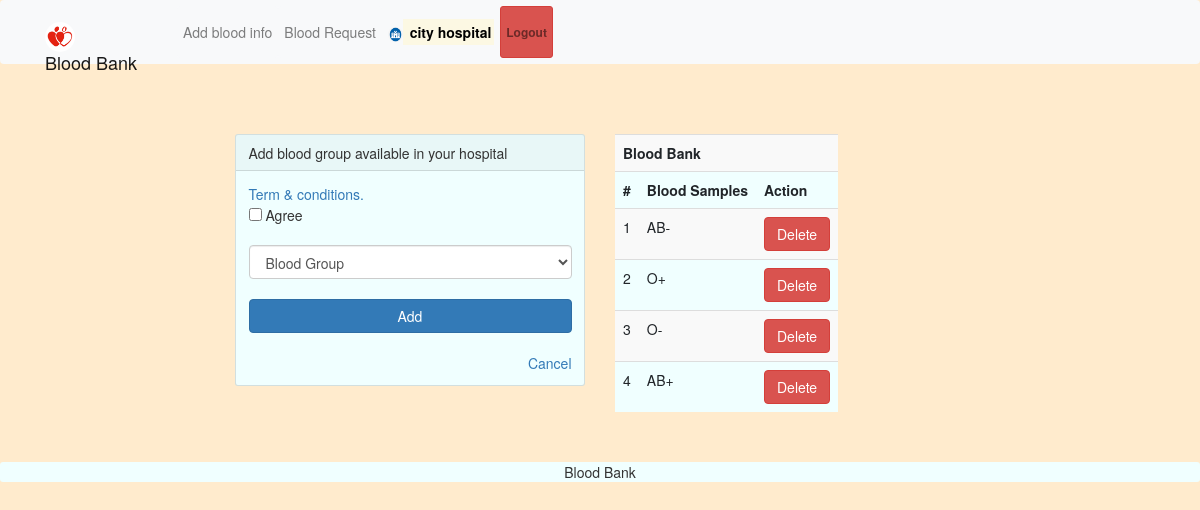
Screenshot of /bloodinfo.php (signed in) with the database file from the repository.
### tables this page shows
CREATE TABLE `bloodinfo` (
  `bid` int(11) NOT NULL,
  `hid` int(11) NOT NULL,
  `bg` varchar(10) NOT NULL
);

### message.php (called while the page is built, shortened)
<?php $counter=0; if(isset($_GET['msg'])) { ?>
	<div class="col-5 alert alert alert-success alert-dismissible fade show card" id="message">
		<button type="button" class="close" data-dismiss="alert" title="close">&times;</button><?php echo $_GET['msg'];?>
	</div>
<?php }?>

### bloodinfo.php (the view, shortened to what this page needs)
<?php
  require 'file/connection.php';
  if(!isset($_SESSION['hid']))
  {
  header('location:login.php');
  }
  else {
?>
<!DOCTYPE html>
<html>
<?php require 'head.php'; ?>
<body>
  <?php require 'header.php'; ?>
    <div class="container cont">
      <?php require 'message.php'; ?>
      <div class="row justify-content-center">
         <div class="col-lg-4 col-md-5 col-sm-6 col-xs-7 mb-5">
          <div class="card">
            <div class="card-header title">Add blood group available in your hospital</div>
        <div class="card-body">
        <form action="file/infoAdd.php" method="post">
          <a data-toggle="collapse" href="#collapseExample" role="button" aria-expanded="false" aria-controls="collapseExample" title="click to see">Term & conditions. </a><br>
          <input type="checkbox" name="condition" value="agree" required> Agree<br><br>
          <select class="form-control" name="bg" required="">
                <option disabled selected>Blood Group</option>
          </select><br>
          <input type="submit" name="add" value="Add" class="btn btn-primary btn-block"><br>
          <a href="index.php" class="float-right" title="click here">Cancel</a>
        </form>
         </div>
       </div>
     </div>
<?php   if(isset($_SESSION['hid'])){
    $hid=$_SESSION['hid'];
    $sql = "select * from bloodinfo where hid='$hid'";
    $result = mysqli_query($conn, $sql);
  }
  ?>
    <div class="col-lg-4 col-md-5 col-sm-6 col-xs-7 mb-5">
          <table class="table table-striped table-responsive">
            <th colspan="4" class="title">Blood Bank</th>
            <tr>
              <th>#</th>
              <th>Blood Samples</th>
              <th>Action</th>
            </tr>
            <?php while($row = mysqli_fetch_array($result)) { ?>
            <tr>
              <td><?php echo ++$counter; ?></td>
              <td><?php echo $row['bg'];?></td>
              <td><a href="file/delete.php?bid=<?php echo $row['bid'];?>" class="btn btn-danger">Delete</a></td>
            </tr>
            <?php } ?>
          </table>
      </div>
   </div>
</div>
<?php require 'footer.php' ?>
</body>
<?php } ?>

### css/style.css (style rules this page uses)
body { background-color: blanchedalmond; }
.cont { padding-top: 40px; text-align: justify; font-size: 1em; }
.card ,nav, .footer,tr,video { border-radius: 3px; transition: all 200ms ease-out; background-color: azure; box-shadow: 0px 0px 7px rgb(0 0 0 / }
tr,th,td { border:0.1px solid silver; text-align: center; }
.title { font-weight: bold; font-size: 1.7em; text-transform: capitalize; text-align: center; }
.card-header { font-weight: bolder; font-size: 1.5em; }
form { padding-top: 20px; }
a:link { text-decoration: none; }

### rows the page displays
bloodinfo: bg "AB-"
bloodinfo: bg "O+"
bloodinfo: bg "O-"
bloodinfo: bg "AB+"

### other values shown
$_SESSION['hname'] "city hospital"
